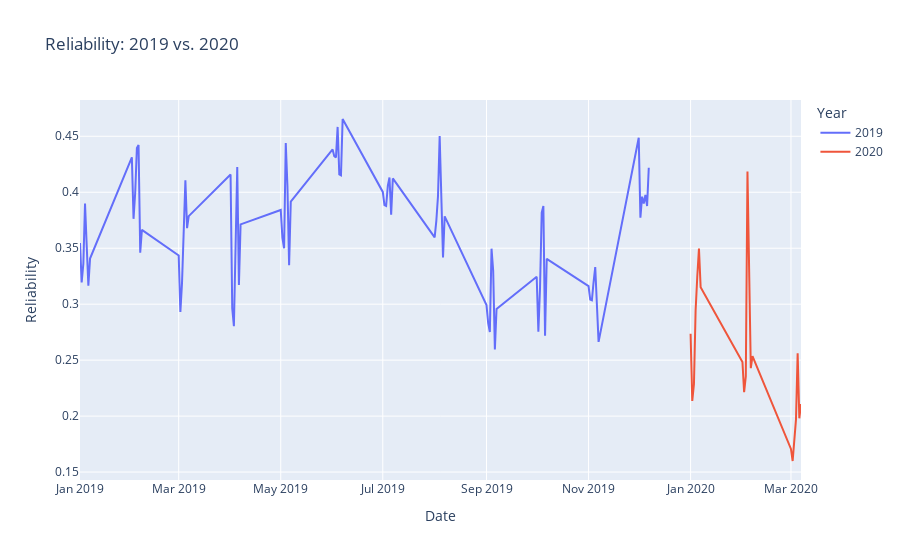

Notebook source saved alongside this figure:
### Code cell
# Create a line chart using Plotly Express
# The x-axis represents 'date', and the y-axis shows 'reliability'
# The color of the lines represents different 'year' values
day_by_day_reliability_fig = px.line(
    day_by_day_reliability_df,  # DataFrame to plot
    x='date',  # X-axis represents dates
    y='reliability',  # Y-axis represents reliability values
    color='year',  # Line color differentiates between years
    labels={'date': 'Date', 'reliability': 'Reliability', 'year': 'Year'},  # Axis and legend labels
    title='Reliability: 2019 vs. 2020'  # Title of the chart
)

# Update the layout of the chart to add titles to the x-axis, y-axis, and legend
day_by_day_reliability_fig.update_layout(
    xaxis_title='Date',  # Title for the x-axis
    yaxis_title='Reliability',  # Title for the y-axis
    legend_title='Year'  # Title for the legend
)

# Display the chart
day_by_day_reliability_fig.show()
